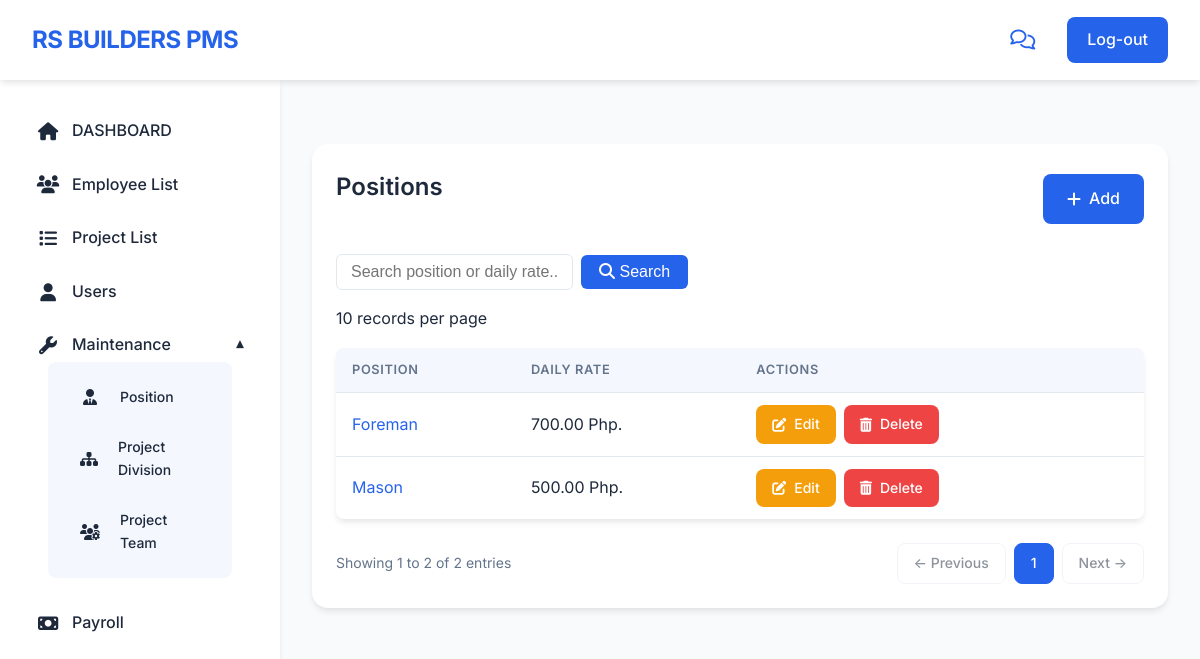
Page /position.php (signed in) on the committed database.
### tables this page shows
CREATE TABLE `positions` (
  `id` int(11) NOT NULL,
  `position_name` varchar(100) NOT NULL,
  `daily_rate` decimal(10,2) NOT NULL
);

### position.php (the view, shortened to what this page needs)
<?php
$search = isset($_GET['search']) ? trim($_GET['search']) : '';
$page = isset($_GET['page']) && is_numeric($_GET['page']) && $_GET['page'] > 0 ? (int)$_GET['page'] : 1;
$records_per_page = 10;
$offset = ($page - 1) * $records_per_page;
include 'db.php';
$where = '';
$params = [];
$types = '';
$count_sql = "SELECT COUNT(*) as total FROM positions $where";
$count_stmt = $conn->prepare($count_sql);
$count_stmt->execute();
$count_result = $count_stmt->get_result();
$total_records = $count_result->fetch_assoc()['total'];
$sql = "SELECT * FROM positions $where LIMIT ? OFFSET ?";
$stmt = $conn->prepare($sql);
if ($where !== '') {
    $types_with_limit = $types . 'ii';
    $params_with_limit = array_merge($params, [$records_per_page, $offset]);
    $stmt->bind_param($types_with_limit, ...$params_with_limit);
} else {
    $stmt->bind_param('ii', $records_per_page, $offset);
}
$stmt->execute();
$result = $stmt->get_result();
$total_pages = max(1, ceil($total_records / $records_per_page));
$start_entry = $total_records == 0 ? 0 : $offset + 1;
$end_entry = min($offset + $records_per_page, $total_records);
function build_query($overrides = []) {
    $params = $_GET;
    foreach ($overrides as $key => $value) {
        $params[$key] = $value;
    }
    return http_build_query($params);
}
?>
<!DOCTYPE html>
<html>
<head>
    <link rel="stylesheet" href="https://cdnjs.cloudflare.com/ajax/libs/font-awesome/6.4.0/css/all.min.css">
</head>
<body>
    <div class="header">
        <div class="logo">RS BUILDERS PMS</div>
        <div class="header-right">
            <span class="icon"><i class="fa-regular fa-comments"></i></span>
            <a href="logout.php" class="logout-btn">Log-out</a>
        </div>
    </div>
    <div class="container">
        <nav class="sidebar">
            <ul>
                <li><a href="dashboard.php"><i class="fa fa-home"></i> DASHBOARD</a></li>
                <li><a href="employee_list.php"><i class="fa fa-users"></i> Employee List</a></li>
                <li><a href="project_list.php"><i class="fa fa-list"></i> Project List</a></li>
                <li><a href="user_list.php"><i class="fa fa-user"></i> Users</a></li>
                <li class="dropdown active">
                    <a href="#"><i class="fa fa-wrench"></i> Maintenance <span class="arrow">&#9662;</span></a>
                    <ul class="dropdown-menu">
                        <li class="active"><a href="position.php"><i class="fa fa-user-tie"></i> Position</a></li>
                        <li><a href="project_division.php"><i class="fa fa-sitemap"></i> Project Division</a></li>
                        <li><a href="project_team.php"><i class="fa fa-users-cog"></i> Project Team</a></li>
                    </ul>
                </li>
                <li><a href="payroll.php"><i class="fa fa-money-bill"></i> Payroll</a></li>
            </ul>
        </nav>
        <main class="main-content">
            <div class="table-container">
                <div class="table-header">
                    <h2 class="table-title">Positions</h2>
                    <a href="add_position.php" class="add-btn"><i class="fa fa-plus"></i> Add</a>
                </div>
                <div class="search-bar-container">
                    <form method="get" style="display: flex; gap: 8px; align-items: center;">
                        <input type="text" name="search" class="search-input" placeholder="Search position or daily rate..." value="<?= htmlspecialchars($search) ?>">
                        <button type="submit" class="search-btn"><i class="fa fa-search"></i> Search</button>
                    </form>
                </div>
                <div class="records-per-page">
                    <span>10 records per page</span>
                </div>
                <table class="data-table">
                    <thead>
                        <tr>
                            <th>Position</th>
                            <th>Daily Rate</th>
                            <th>Actions</th>
                        </tr>
                    </thead>
                    <tbody>
                        <?php
                        if ($result->num_rows > 0) {
                            while($row = $result->fetch_assoc()) {
                                echo "<tr>";
                                $pos_name = htmlspecialchars($row["position_name"]);
                                echo "<td><a href=\"employee_list.php?status=Active&page=1&per_page=10&search=&position=" . urlencode($row["position_name"]) . "\" style=\"color: var(--primary); text-decoration: none;\">" . $pos_name . "</a></td>";
                                echo "<td>" . htmlspecialchars($row["daily_rate"]) . " Php.</td>";
                                echo "<td>";
                                echo "<a href=\"edit_position.php?id=" . htmlspecialchars($row["id"]) . "\" class=\"action-btn edit-btn\"><i class=\"fa fa-edit\"></i> Edit</a>";
                                echo "<a href=\"delete_position.php?id=" . htmlspecialchars($row["id"]) . "\" class=\"action-btn delete-btn\"><i class=\"fa fa-trash-alt\"></i> Delete</a>";
                                echo "</td>";
                                echo "</tr>";
                            }
                        } else {
                            echo "<tr><td colspan=\"3\">No positions found.</td></tr>";
                        }
                        ?>
                    </tbody>
                </table>
                <div class="pagination-info">
                    <div class="showing-info">Showing <?= $start_entry ?> to <?= $end_entry ?> of <?= $total_records ?> entries</div>
                    <div class="pagination-controls">
                        <?php
                        $prev_disabled = $page <= 1 ? 'disabled' : '';
                        $next_disabled = $page >= $total_pages ? 'disabled' : '';
                        $prev_page = $page - 1;
                        $next_page = $page + 1;
                        echo '<a href="?' . build_query(['page'=>$prev_page]) . '" class="pagination-btn ' . ($prev_disabled ? 'disabled' : '') . '"' . ($prev_disabled ? ' tabindex="-1" aria-disabled="true"' : '') . '>← Previous</a>';
                        $start_page = max(1, $page - 2);
                        $end_page = min($total_pages, $start_page + 4);
                        if ($end_page - $start_page < 4) {
                            $start_page = max(1, $end_page - 4);
                        }
                        for ($i = $start_page; $i <= $end_page; $i++) {
                            $active = $i == $page ? 'active' : '';
                            echo '<a href="?' . build_query(['page'=>$i]) . '" class="pagination-btn ' . $active . '">' . $i . '</a>';
                        }
                        echo '<a href="?' . build_query(['page'=>$next_page]) . '" class="pagination-btn ' . ($next_disabled ? 'disabled' : '') . '"' . ($next_disabled ? ' tabindex="-1" aria-disabled="true"' : '') . '>Next →</a>';
                        ?>
                    </div>
                </div>
            </div>
        </main>
    </div>
</body>
</html>

### rows in the picture
positions: position_name "Foreman", daily_rate "700.00"
positions: position_name "Mason", daily_rate "500.00"

### other values in the picture
$start_entry "1"
$end_entry "2"
$total_records "2"
